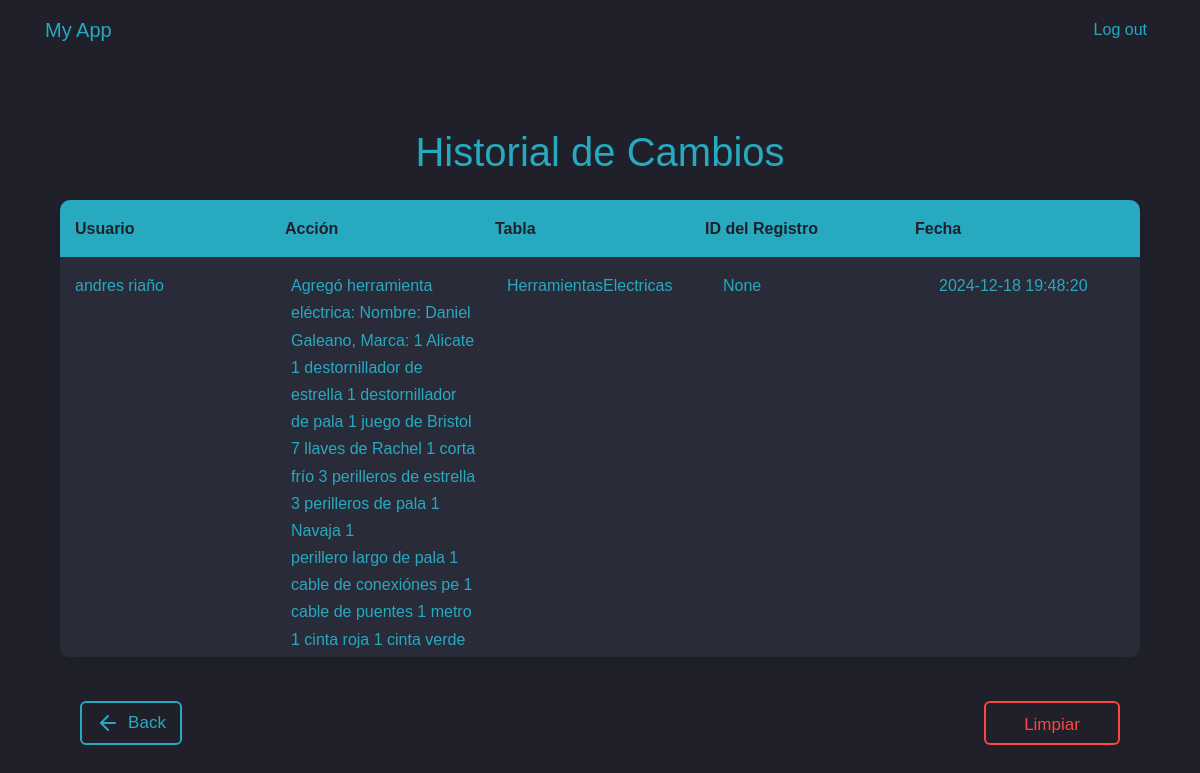
The page /historial/ (signed in) on the database its author committed.
### app/models/historial.py (models this page shows)
class Historial(db.Model):
    __tablename__ = 'historial'
    id = db.Column(db.Integer, primary_key=True)
    usuario_id = db.Column(db.Integer, db.ForeignKey('usuario.id'), nullable=False)  # Cambia 'users' a 'usuario'
    tabla = db.Column(db.String(50), nullable=False)
    accion = db.Column(db.String(255), nullable=False)
    registro_id = db.Column(db.Integer, nullable=True)  # ID del registro afectado (aceite, estante, etc.)
    fecha = db.Column(db.DateTime, nullable=False)
    usuario = db.relationship('Usuario', backref='historiales')  # Cambia 'Users' a 'Usuario'

### app/models/usuario.py (models this page shows)
class Usuario(db.Model, UserMixin):
    id = db.Column(db.Integer, primary_key=True)
    username = db.Column(db.String(80), unique=True, nullable=False)
    password = db.Column(db.String(120), nullable=False)

### app/routes/historial_routes.py (the view)
@bp.route('/', methods=['GET'])
@login_required
def ver_historial():
    historial = Historial.query.order_by(Historial.fecha.desc()).all()
    return render_template('historial/index.html', historial=historial)

### app/templates/historial/index.html (shortened to what this page needs)
{% extends "base.html" %}
{% block content %}
<div class="section">
    <div class="container mt-5">
        <h1 class="text-center mb-4">Historial de Cambios</h1>
        <div class="table-container">
            <div class="table-header">
                <div class="header-cell">Usuario</div>
                <div class="header-cell">Acción</div>
                <div class="header-cell">Tabla</div>
                <div class="header-cell">ID del Registro</div>
                <div class="header-cell">Fecha</div>
            </div>
            <div class="table-body">
                {% for registro in historial %}
                <div class="table-row">
                    <div class="table-cell">{{ registro.usuario.username }}</div>
                    <div class="table-cell">{{ registro.accion }}</div>
                    <div class="table-cell">{{ registro.tabla }}</div>
                    <div class="table-cell">{{ registro.registro_id }}</div>
                    <div class="table-cell">{{ registro.fecha.strftime('%Y-%m-%d %H:%M:%S') }}</div>
                </div>
                {% else %}
                <div class="table-row">
                    <div class="table-cell" colspan="5">No hay registros disponibles.</div>
                </div>
                {% endfor %}
            </div>
        </div>
        <div class="d-flex justify-content-between mt-4">
            <a href="{{ url_for('auth.dashboard') }}" class="btn-back">
                <svg xmlns="http://www.w3.org/2000/svg" width="24" height="24" viewBox="0 0 24 24" fill="none"
                    stroke="currentColor" stroke-width="2" stroke-linecap="round" stroke-linejoin="round"
                    class="feather feather-arrow-left">
                    <line x1="19" y1="12" x2="5" y2="12"></line>
                    <polyline points="12 19 5 12 12 5"></polyline>
                </svg>
                Back
            </a>
            <form action="{{ url_for('historial.eliminar_historial') }}" method="POST" class="d-inline">
                <button type="submit" class="btn-delete">Limpiar Historial</button>
            </form>
        </div>
    </div>
</div>
{% endblock %}

### app/templates/base.html (style rules this page uses)
:root { --primary: #27a9c0; --background: #1f2029; }
body { background-color: var(--background); color: var(--primary); font-family: 'Arial', sans-serif; }

### app/templates/historial/index.html (style rules this page uses)
body { font-family: 'Poppins', sans-serif; font-weight: 300; line-height: 1.7; color: #27a9c0; background-color: #1f2029; }
.table-container { background-color: #2a2b38; border-radius: 10px; overflow: hidden; box-shadow: 0 0 20px rgba(0, 0, 0, 0.1); }
.table-header { display: flex; background-color: #27a9c0; color: #1f2029; font-weight: bold; padding: 15px; }
.header-cell { flex: 1; text-align: left; }
.table-body { max-height: 400px; overflow-y: auto; }
.table-row { display: flex; border-bottom: 1px solid #3a3b4a; transition: background-color 0.3s ease; }
.table-cell { flex: 1; padding: 15px; text-align: left; }
.btn-back { --color: #27a9c0; font-family: inherit; display: inline-flex; align-items: center; justify-content: center; width: 6em; height: 2.6em; line-height: 2.5em; margin: 20px; position: relative; overflow: hidden; border: 2px solid var(--color); transition: color 0.5s; z-index: 1; font-size: 17px; border-radius: 6px; font-weight: 500; color: var(--color); background-color: transparent; text-decoration: none; }
.btn-back:before { content: ""; position: absolute; z-index: -1; background: var(--color); height: 150px; width: 200px; border-radius: 50%; top: 100%; left: 100%; transition: all 0.7s; }
.btn-back svg { margin-right: 8px; }
.btn-delete { --color: #ff4545; font-family: inherit; display: inline-block; width: 8em; height: 2.6em; line-height: 2.5em; margin: 20px; position: relative; overflow: hidden; border: 2px solid var(--color); transition: color 0.5s; z-index: 1; font-size: 17px; border-radius: 6px; font-weight: 500; color: var(--color); background-color: transparent; cursor: pointer; }
.btn-delete:before { content: ""; position: absolute; z-index: -1; background: var(--color); height: 150px; width: 200px; border-radius: 50%; }
.btn-delete:before { top: 100%; left: 100%; transition: all 0.7s; }

### rows shown on the page
Historial: usuario.username "andres riaño", accion "Agregó herramienta eléctrica: Nombre: Daniel Galeano, Marca: 1 Alicate 1 destornillador de estrella 1 destornillador de pala 1 juego de Bristol 7 llaves de Rachel 1 corta frío 3 perilleros de estrella 3 perilleros de pala 1 Navaja 1 perillero largo de pala 1 cable de conexiónes pe 1 cable de puentes 1 metro 1 cinta roja 1 cinta verde…", tabla "HerramientasElectricas", registro_id "None", fecha "2024-12-18 19:48:20"
